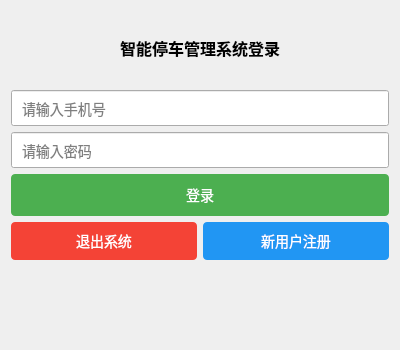
<?xml version="1.0" encoding="UTF-8"?>
<ui version="4.0">
 <class>LoginWindow</class>
 <widget class="QDialog" name="LoginWindow">
  <property name="geometry">
   <rect>
    <x>0</x>
    <y>0</y>
    <width>400</width>
    <height>350</height>
   </rect>
  </property>
  <property name="windowTitle">
   <string>用户登录</string>
  </property>
  <layout class="QVBoxLayout" name="verticalLayout">
   <item>
    <widget class="QLabel" name="label_title">
     <property name="styleSheet">
      <string notr="true">font-size: 16px; font-weight: bold; padding: 10px;</string>
     </property>
     <property name="text">
      <string>智能停车管理系统登录</string>
     </property>
     <property name="alignment">
      <set>Qt::AlignmentFlag::AlignCenter</set>
     </property>
    </widget>
   </item>
   <item>
    <widget class="QLineEdit" name="edit_username">
     <property name="styleSheet">
      <string notr="true">padding: 8px; font-size: 14px; font-family: &quot;Microsoft YaHei&quot;, &quot;SimHei&quot;, sans-serif;</string>
     </property>
     <property name="inputMethodHints">
      <set>Qt::InputMethodHint::ImhPreferUppercase</set>
     </property>
     <property name="placeholderText">
      <string>请输入手机号</string>
     </property>
    </widget>
   </item>
   <item>
    <widget class="QLineEdit" name="edit_password">
     <property name="styleSheet">
      <string notr="true">padding: 8px; font-size: 14px; font-family: &quot;Microsoft YaHei&quot;, &quot;SimHei&quot;, sans-serif;</string>
     </property>
     <property name="inputMethodHints">
      <set>Qt::InputMethodHint::ImhHiddenText|Qt::InputMethodHint::ImhNoPredictiveText</set>
     </property>
     <property name="echoMode">
      <enum>QLineEdit::EchoMode::Password</enum>
     </property>
     <property name="placeholderText">
      <string>请输入密码</string>
     </property>
    </widget>
   </item>
   <item>
    <widget class="QPushButton" name="btn_login">
     <property name="styleSheet">
      <string notr="true">padding: 10px; font-size: 14px; background-color: #4CAF50; color: white; border: none; border-radius: 4px;</string>
     </property>
     <property name="text">
      <string>登录</string>
     </property>
    </widget>
   </item>
   <item>
    <layout class="QHBoxLayout" name="horizontalLayout">
     <item>
      <widget class="QPushButton" name="btn_exit">
       <property name="styleSheet">
        <string notr="true">padding: 8px; font-size: 14px; background-color: #f44336; color: white; border: none; border-radius: 4px;</string>
       </property>
       <property name="text">
        <string>退出系统</string>
       </property>
      </widget>
     </item>
     <item>
      <widget class="QPushButton" name="btn_register">
       <property name="styleSheet">
        <string notr="true">padding: 8px; font-size: 14px; background-color: #2196F3; color: white; border: none; border-radius: 4px;</string>
       </property>
       <property name="text">
        <string>新用户注册</string>
       </property>
      </widget>
     </item>
    </layout>
   </item>
   <item>
    <widget class="QLabel" name="label_status">
     <property name="styleSheet">
      <string notr="true">color: red; padding: 5px; font-size: 12px; font-family: &quot;Microsoft YaHei&quot;, &quot;SimHei&quot;, sans-serif;</string>
     </property>
     <property name="text">
      <string/>
     </property>
     <property name="alignment">
      <set>Qt::AlignmentFlag::AlignCenter</set>
     </property>
    </widget>
   </item>
  </layout>
 </widget>
 <resources/>
 <connections/>
</ui>
